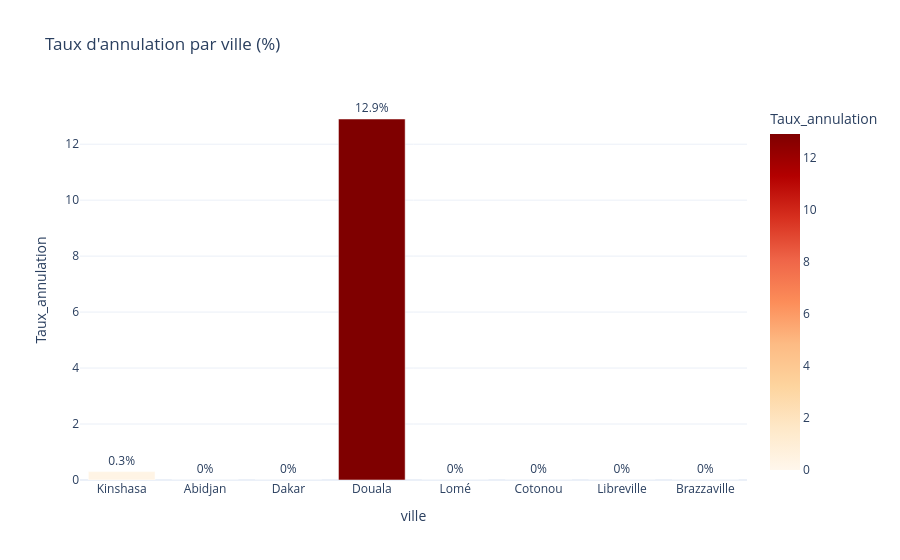

Notebook cell for this chart:
### Code cell
fig3 = px.bar(ville_stats.reset_index(), x='ville', y='Taux_annulation',
              title="Taux d'annulation par ville (%)", text='Taux_annulation',
              color='Taux_annulation', color_continuous_scale='OrRd')
fig3.update_traces(texttemplate='%{text}%', textposition='outside')
fig3.write_image(f"{FIG_DIR}/05_annulation_ville.png", scale=2)
fig3.show()

### Figure 1 — Plotly figure (JSON) as saved in the notebook; plotly's stock layout.template omitted (floating-point values rounded to 4 significant figures)
{"data": [{"hovertemplate": "ville=%{x}<br>Taux_annulation=%{marker.color}<extra></extra>", "legendgroup": "", "marker": {"color": [0.3, 0.0, 0.0, 12.9, 0.0, 0.0, 0.0, 0.0], "coloraxis": "coloraxis", "pattern": {"shape": ""}}, "name": "", "orientation": "v", "showlegend": false, "text": [0.3, 0.0, 0.0, 12.9, 0.0, 0.0, 0.0, 0.0], "textposition": "outside", "texttemplate": "%{text}%", "type": "bar", "x": ["Kinshasa", "Abidjan", "Dakar", "Douala", "Lomé", "Cotonou", "Libreville", "Brazzaville"], "xaxis": "x", "y": [0.3, 0.0, 0.0, 12.9, 0.0, 0.0, 0.0, 0.0], "yaxis": "y"}], "layout": {"barmode": "relative", "coloraxis": {"autocolorscale": false, "colorbar": {"title": {"text": "Taux_annulation"}}, "colorscale": [[0.0, "rgb(255,247,236)"], [0.125, "rgb(254,232,200)"], [0.25, "rgb(253,212,158)"], [0.375, "rgb(253,187,132)"], [0.5, "rgb(252,141,89)"], [0.625, "rgb(239,101,72)"], [0.75, "rgb(215,48,31)"], [0.875, "rgb(179,0,0)"], [1.0, "rgb(127,0,0)"]]}, "legend": {"tracegroupgap": 0}, "title": {"text": "Taux d'annulation par ville (%)"}, "xaxis": {"anchor": "y", "domain": [0.0, 1.0], "title": {"text": "ville"}}, "yaxis": {"anchor": "x", "domain": [0.0, 1.0], "title": {"text": "Taux_annulation"}}}}
